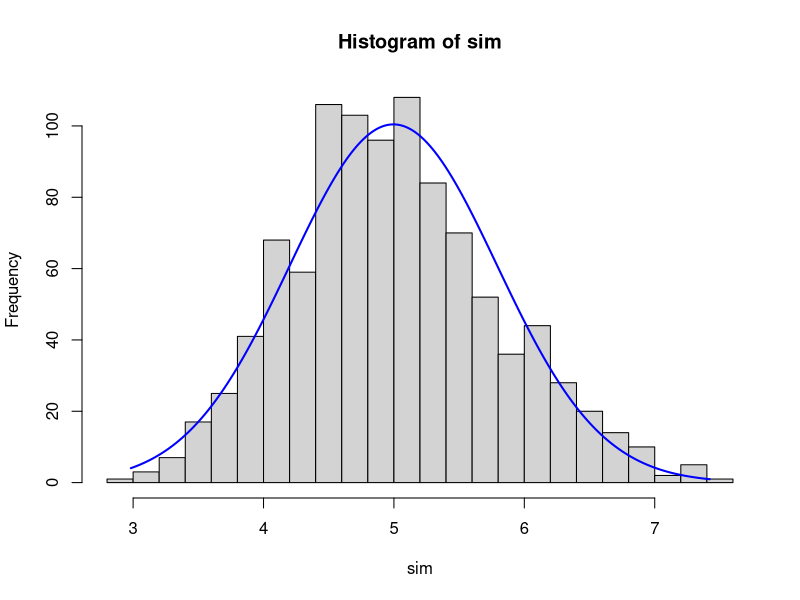
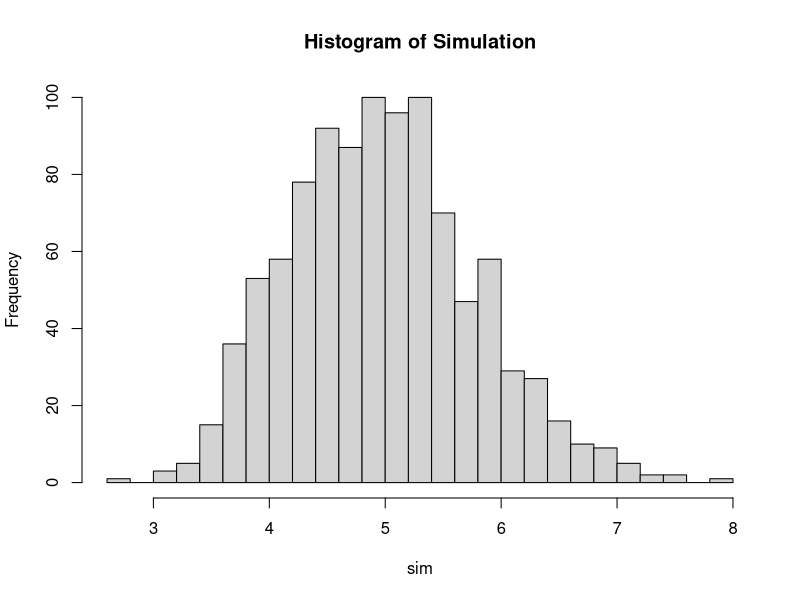
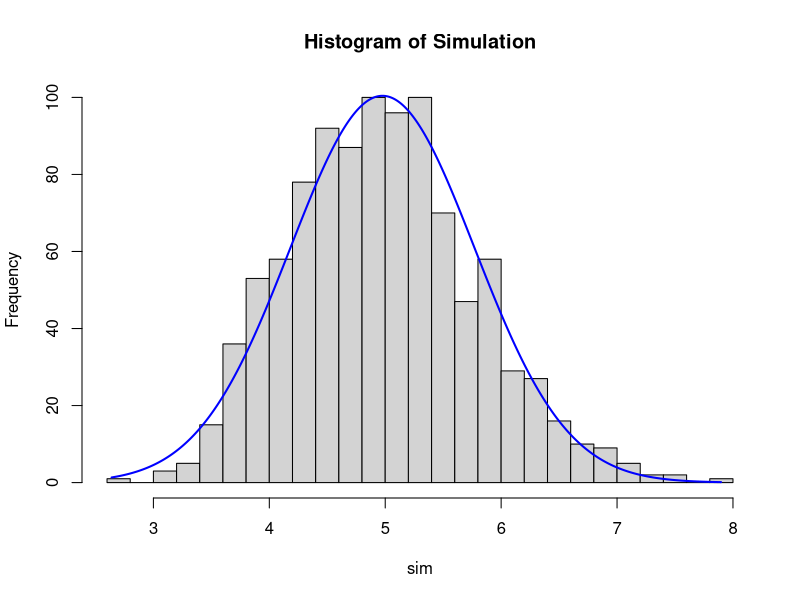
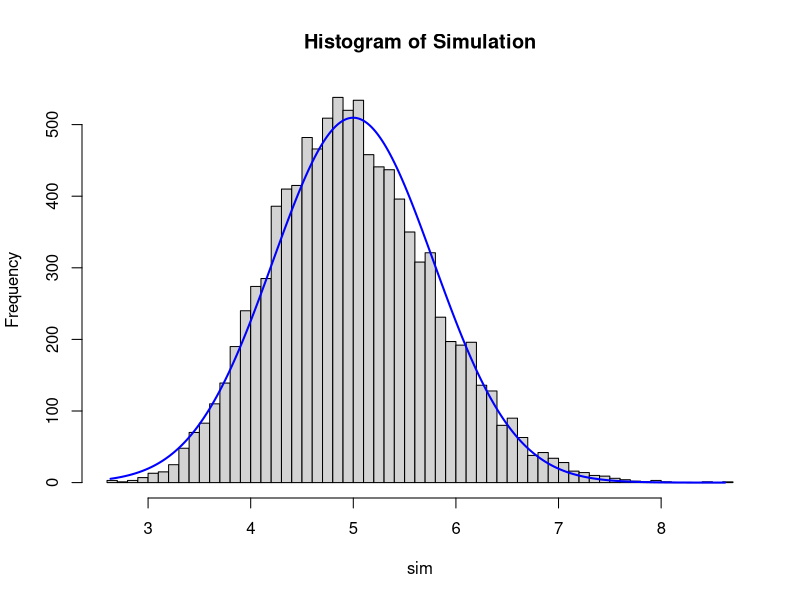

These charts were generated, in order, by the following R code:
lambda <- 0.2
n <- 40

sim <- replicate(n=1000,expr = mean(rexp(40,lambda)))
simHist <- hist(sim,breaks="Scott")

#h<-hist(g, breaks=10, density=10, col="lightgray", xlab="Accuracy", main="Overall") 
xfit<-seq(min(sim),max(sim),length=1000) 
yfit<-dnorm(xfit,mean=mean(sim),sd=sd(sim)) 
yfit <- yfit*diff(simHist$mids[1:2])*length(sim) 
lines(xfit, yfit, col="blue", lwd=2)

#code block 1
lambda <- 0.2
expMean <- 1/lambda
print(expMean)

#code block 2
set.seed(5555)
simTrial <- mean(rexp(40,lambda))
print(simTrial)

#code block 3
trials <- 1000
sim <- replicate(n=trials,expr = mean(rexp(n,lambda)))
simHist <- hist(sim,breaks="Scott",main = "Histogram of Simulation")

#code block 4
simMean <- mean(sim)
print(simMean)

#code block 5
simSD <- sd(sim)
print(simSD)

#code block 7 & 8
simHist <- hist(sim,breaks="Scott",main = "Histogram of Simulation")
xfit<-seq(min(sim),max(sim),length=1000) 
yfit<-dnorm(xfit,mean=mean(sim),sd=sd(sim)) 
yfit <- yfit*diff(simHist$mids[1:2])*length(sim) 
lines(xfit, yfit, col="blue", lwd=2)

#code block 7
trials <- 10000
sim <- replicate(n=trials,expr = mean(rexp(n,lambda)))
simHist <- hist(sim,breaks="Scott",main = "Histogram of Simulation")
xfit<-seq(min(sim),max(sim),length=1000) 
yfit<-dnorm(xfit,mean=mean(sim),sd=sd(sim)) 
yfit <- yfit*diff(simHist$mids[1:2])*length(sim) 
lines(xfit, yfit, col="blue", lwd=2)


